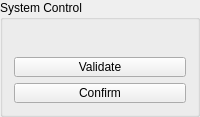
     <widget class="QGroupBox" name="groupBox_8">
      <property name="title">
       <string>System Control</string>
      </property>
      <layout class="QVBoxLayout" name="verticalLayout_10">
       <item>
        <widget class="QELabelPlugin" name="qcalabelplugin_11">
         <property name="minimumSize">
          <size>
           <width>140</width>
           <height>20</height>
          </size>
         </property>
         <property name="maximumSize">
          <size>
           <width>16777215</width>
           <height>20</height>
          </size>
         </property>
         <property name="variable" stdset="0">
          <string>SR14ID01MCS01:MTYP_MBB_STATUS</string>
         </property>
         <property name="precision" stdset="0">
          <UInt>3</UInt>
         </property>
        </widget>
       </item>
       <item>
        <widget class="QCaPushButtonPlugin" name="qcapushbuttonplugin_2">
         <property name="minimumSize">
          <size>
           <width>140</width>
           <height>20</height>
          </size>
         </property>
         <property name="maximumSize">
          <size>
           <width>16777215</width>
           <height>20</height>
          </size>
         </property>
         <property name="text">
          <string>Validate</string>
         </property>
         <property name="variable" stdset="0">
          <string>SR14ID01:BL_VALIDATE_REQUEST</string>
         </property>
        </widget>
       </item>
       <item>
        <widget class="QCaPushButtonPlugin" name="qcapushbuttonplugin_3">
         <property name="minimumSize">
          <size>
           <width>140</width>
           <height>20</height>
          </size>
         </property>
         <property name="maximumSize">
          <size>
           <width>16777215</width>
           <height>20</height>
          </size>
         </property>
         <property name="text">
          <string>Confirm</string>
         </property>
         <property name="variable" stdset="0">
          <string>SR14ID01:BL_CONFIRM_REQUEST</string>
         </property>
        </widget>
       </item>
      </layout>
     </widget>
